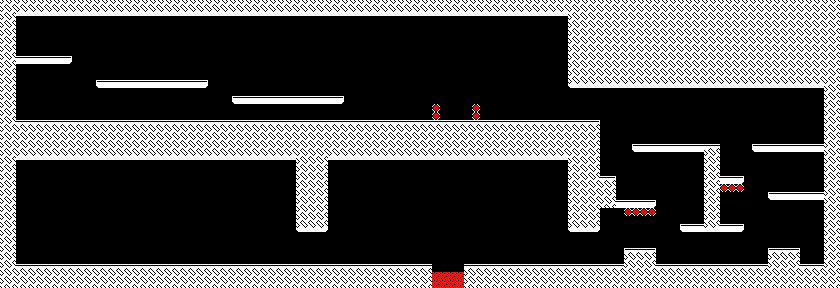

Rendered tile map (Tiled .tmx) drawn with the repository's tilesets; below, a short description and the map source with its tile grids summarised:
An orthogonal 105x36 tile map with 8x8 px tiles, 1 tile layer (Level), 5 tilesets.

<map version="1.8" tiledversion="1.8.2" orientation="orthogonal" renderorder="right-down" width="105" height="36" tilewidth="8" tileheight="8" infinite="0" nextlayerid="4" nextobjectid="4">
 <tileset firstgid="1" source="Main.tsx" />
 <tileset firstgid="17" name="Player" tilewidth="24" tileheight="16" tilecount="3" columns="3">
  <image source="../Belmans_Jef_CaveCrawler/Resources/Images/Sprite_Player.png" width="90" height="30" />
 </tileset>
 <tileset firstgid="20" source="collider.tsx" />
 <tileset firstgid="22" source="Lava.tsx" />
 <tileset firstgid="23" source="Spike.tsx" />
 <layer id="3" name="Level" width="105" height="36">
  <data>[3780 cells, 1501 non-empty, 12 distinct tile ids]</data>
 </layer>
</map>
